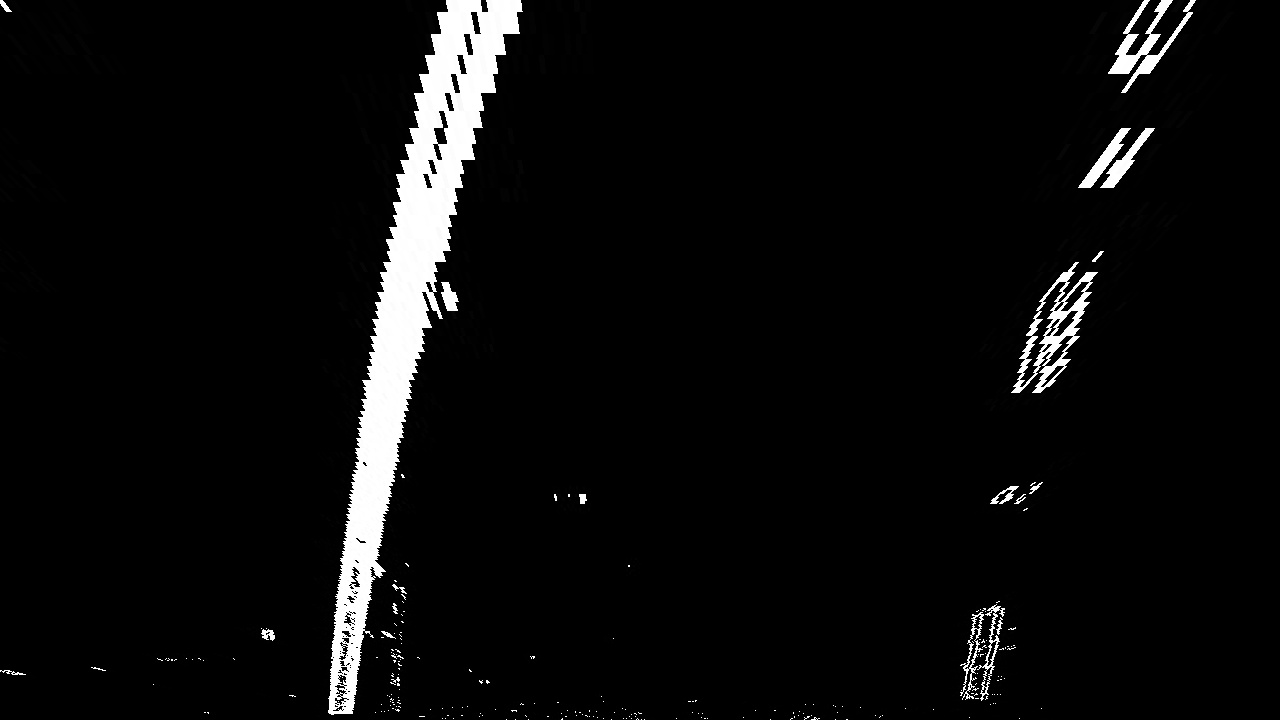
#> input picture examples/test.jpg, 1280 x 720 px
$ python -i output.py   (imports and definitions only)   (older library calls are emulated)
#> lines starting #> are read from the running program, lines starting #| are printed output that depends on the picture
#%% [markdown]
# ## Advanced Lane Finding Project
#
# The goals / steps of this project are the following:
#
# * Compute the camera calibration matrix and distortion coefficients given a set of chessboard images.
# * Apply a distortion correction to raw images.
# * Use color transforms, gradients, etc., to create a thresholded binary image.
# * Apply a perspective transform to rectify binary image ("birds-eye view").
# * Detect lane pixels and fit to find the lane boundary.
# * Determine the curvature of the lane and vehicle position with respect to center.
# * Warp the detected lane boundaries back onto the original image.
# * Output visual display of the lane boundaries and numerical estimation of lane curvature and vehicle position.
#
# ---

#%%
import numpy as np
import cv2
import glob
import matplotlib.pyplot as plt
import matplotlib.image as mpimg
import pickle
import re
from Lane import Line, Lane
from collections import deque
from IPython import get_ipython
from moviepy.editor import VideoFileClip
from IPython.display import HTML

def abs_sobel_thresh(img, orient='x', thresh_min=0, thresh_max=255, kernel=3):

    # Apply the following steps to img
    # 1) Convert to grayscale
    # 2) Take the derivative in x or y given orient = 'x' or 'y'
    # 3) Take the absolute value of the derivative or gradient
    # 4) Scale to 8-bit (0 - 255) then convert to type = np.uint8
    # 5) Create a mask of 1's where the scaled gradient magnitude
            # is > thresh_min and < thresh_max
    # 6) Return this mask as your binary_output image
    gray = cv2.cvtColor(img, cv2.COLOR_RGB2GRAY)
    if orient == 'x':
        abs_sobel = np.absolute(cv2.Sobel(gray, cv2.CV_64F, 1, 0, ksize=kernel))

    if orient == 'y':
        abs_sobel = np.absolute(cv2.Sobel(gray, cv2.CV_64F, 0, 1, ksize=kernel))

    scaled_sobel = np.uint8(255*abs_sobel/np.max(abs_sobel))
    binary_output = np.zeros_like(scaled_sobel)
    binary_output[(scaled_sobel >= thresh_min) & (scaled_sobel <= thresh_max)] = 1

    return binary_output

def mag_threshold(img, sobel_kernel=3, mag_thresh=(0, 255)):

    # Apply the following steps to img
    # 1) Convert to grayscale
    gray = cv2.cvtColor(img, cv2.COLOR_RGB2GRAY)

    # 2) Take the gradient in x and y separately
    sobelX = cv2.Sobel(gray, cv2.CV_64F, 1, 0, ksize=sobel_kernel)
    sobelY = cv2.Sobel(gray, cv2.CV_64F, 0, 1, ksize=sobel_kernel)

    # 3) Calculate the magnitude
    gradmag = np.sqrt(sobelX**2 + sobelY**2)

    # 4) Scale to 8-bit (0 - 255) and convert to type = np.uint8
    scale_factor = np.max(gradmag)/255
    gradmag = (gradmag/scale_factor).astype(np.uint8)

    # 5) Create a binary mask where mag thresholds are met
    binary_output = np.zeros_like(gradmag)
    binary_output[(gradmag >= mag_thresh[0]) & (gradmag <= mag_thresh[1])] = 1

    # 6) Return this mask as your binary_output image
    return binary_output

def dir_threshold(img, sobel_kernel=3, thresh=(0, np.pi/2)):

    # Apply the following steps to img
    # 1) Convert to grayscale
    gray = cv2.cvtColor(img, cv2.COLOR_RGB2GRAY)
    # 2) Take the gradient in x and y separately
    sobelx = cv2.Sobel(gray, cv2.CV_64F, 1, 0, ksize=sobel_kernel)
    sobely = cv2.Sobel(gray, cv2.CV_64F, 0, 1, ksize=sobel_kernel)
    # 3) Take the absolute value of the x and y gradients
    # 4) Use np.arctan2(abs_sobely, abs_sobelx) to calculate the direction of the gradient
    absgraddir = np.arctan2(np.absolute(sobely), np.absolute(sobelx))
    # 5) Create a binary mask where direction thresholds are met
    binary_output =  np.zeros_like(absgraddir)
    binary_output[(absgraddir >= thresh[0]) & (absgraddir <= thresh[1])] = 1
    # 6) Return this mask as your binary_output image
    return binary_output

def colorBinary(hsv, low, high):
    h = hsv[:,:,0]
    s = hsv[:,:,1]
    v = hsv[:,:,2]

    h_binary = np.zeros_like(h)
    h_binary[(h >= low[0]) & (h <= high[0])] = 1

    s_binary = np.zeros_like(s)
    s_binary[(s >= low[1]) & (s <= high[1])] = 1

    v_binary = np.zeros_like(v)
    v_binary[(v >= low[2]) & (v <= high[2])] = 1

    color_binary = np.zeros_like(h)
    color_binary[(h_binary == 1) & (s_binary == 1) & (v_binary == 1)] = 1
    return color_binary

def processColorGradient(img, s_thresh=(170, 255), h_thresh=(15, 100), sx_thresh=(20, 100), sy_thresh=(40, 100), mag_thresh=(40, 100), dir_thresh=(0, np.pi/2), kernel=3):
    img = np.copy(img)

    sxbinary = abs_sobel_thresh(img, orient='x', thresh_min=sx_thresh[0], thresh_max=sx_thresh[1], kernel=kernel)
    sybinary = abs_sobel_thresh(img, orient='y', thresh_min=sy_thresh[0], thresh_max=sy_thresh[1], kernel=kernel)
    mag_binary = mag_threshold(img, sobel_kernel=kernel, mag_thresh=mag_thresh)
    dir_binary = dir_threshold(img, sobel_kernel=kernel, thresh=dir_thresh)

    # Convert to HLS color space and separate the V channel
    hls = cv2.cvtColor(img, cv2.COLOR_RGB2HLS)
    h_channel = hls[:,:,0]
    s_channel = hls[:,:,2]

    # Threshold color channel
    h_binary = np.zeros_like(h_channel)
    h_binary[(h_channel >= h_thresh[0]) & (h_channel <= h_thresh[1])] = 1

    s_binary = np.zeros_like(s_channel)
    s_binary[(s_channel >= s_thresh[0]) & (s_channel <= s_thresh[1])] = 1

    # Identify Yellow and White color by HSV
    hsv = cv2.cvtColor(img, cv2.COLOR_RGB2HSV)
    yellow = colorBinary(hsv, (5, 100, 100), (75, 255, 255))
    white = colorBinary(hsv, (19, 0, 255-72), (255, 72, 255))

    yorw = np.zeros_like(sxbinary)
    yorw[(yellow == 1) | (white == 1)] = 1

    # Combine the binary thresholds
    combined_binary = np.zeros_like(sxbinary)
    # combined_binary[ (yorw == 1) & (((s_binary == 1) & (h_binary == 1) ) | ((sxbinary == 1) & (sybinary == 1)) | ((mag_binary == 1) & (dir_binary == 1))) ] = 1
    # combined_binary[ ((s_binary == 1) & ((h_binary == 1) | (yorw == 1)) ) | ((sxbinary == 1) & (sybinary == 1)) | ((mag_binary == 1) & (dir_binary == 1)) ] = 1
    combined_binary[ ((s_binary == 1) & (h_binary == 1)) | (sxbinary == 1) | ((yorw == 1) & (mag_binary == 1) & (dir_binary == 1)) ] = 1
    return combined_binary

# Warp image by using Perspective Transform
# [154 lines left out: functions warper, find_lane_pixels, find_fit_polynomial, fit_poly, search_around_poly, not called in this run]

prev_lanes = deque(maxlen=5)
# [1 line not run here, left out]
# [1 line that did not run here, left out]
# [1 line that did not run here, left out]

# Calculates the curvature of polynomial functions in pixels.
# [13 lines left out: function measure_curvature_pixels, not called in this run]

def polynomial_x(y, fit):
    return fit[0]*(y)**2 + fit[1]*y + fit[2]

# [170 lines left out: functions addText, drawLine, processImage, not called in this run]

#%%
# output = '../output_videos/project_video.mp4'
# # clip1 = VideoFileClip("../project_video.mp4").subclip(20,24)
# clip1 = VideoFileClip("../project_video.mp4")
# clip = clip1.fl_image(processImage) #NOTE: this function expects color images!!
# clip.write_videofile(output, audio=False)
# # get_ipython().run_line_magic('time', 'clip.write_videofile(output, audio=False)')

#%%
output = '../output_videos/challenge_video.mp4'
# [1 line that did not run here, left out]
# clip1 = VideoFileClip("../challenge_video.mp4")
# [1 line that did not run here, left out]
# [1 line not run here, left out]
# get_ipython().run_line_magic('time', 'clip.write_videofile(output, audio=False)')

>>> import cv2
>>> picture = cv2.cvtColor(cv2.imread('../examples/test.jpg'), cv2.COLOR_BGR2RGB)
#> picture is the input picture: shape (720, 1280, 3); min 0, max 255, mean 11.9
>>> result = processColorGradient(picture)
#> in processColorGradient, `sxbinary = abs_sobel_thresh(img, orient='x', thresh_min=sx_thresh[0], ..`:
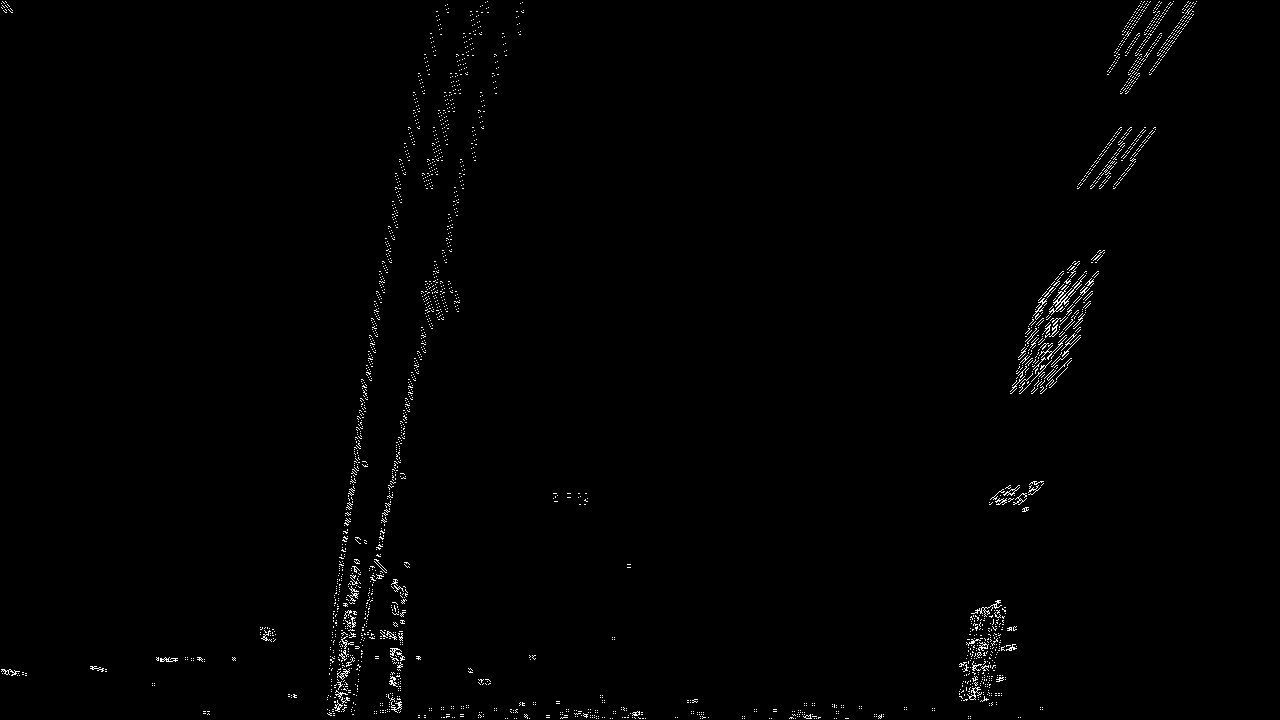
#> sxbinary: shape (720, 1280); values 0 (black) and 1 (white), 0.84% white in thin lines or dots
#> in processColorGradient, `sybinary = abs_sobel_thresh(img, orient='y', thresh_min=sy_thresh[0], ..`:
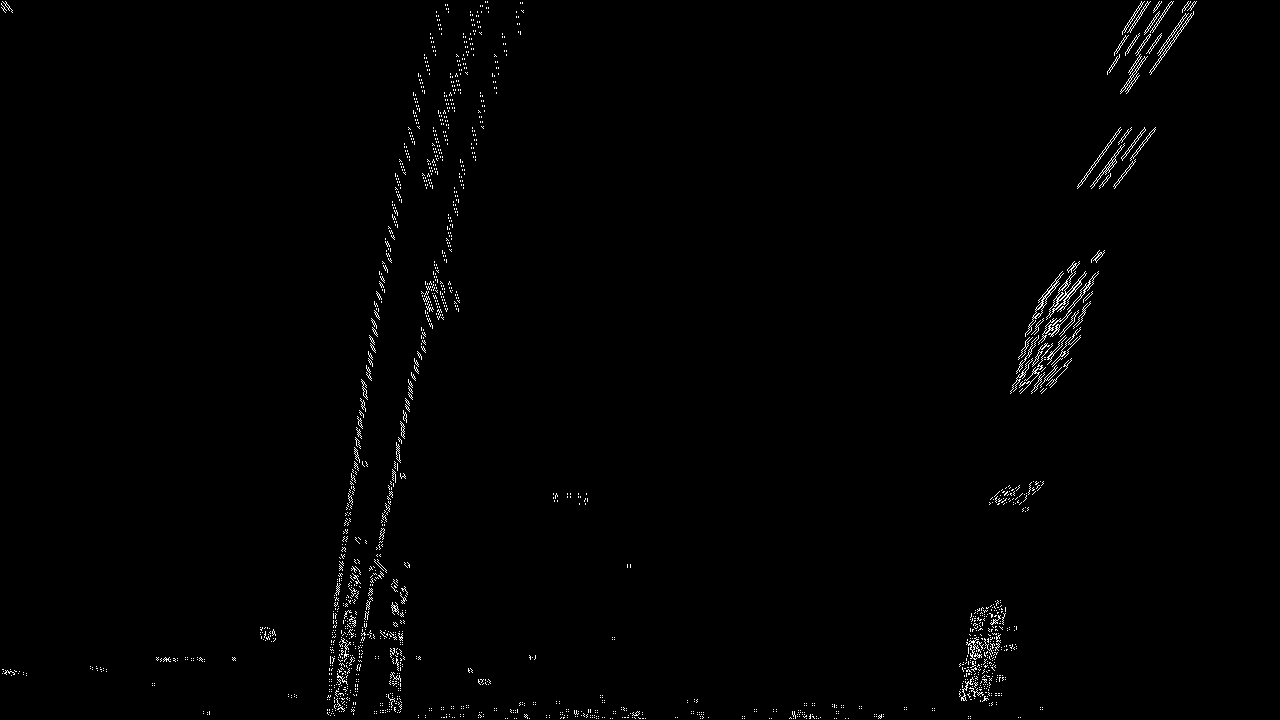
#> sybinary: shape (720, 1280); values 0 (black) and 1 (white), 0.93% white in thin lines or dots
#> in mag_threshold, `sobelX = cv2.Sobel(gray, cv2.CV_64F, 1, 0, ksize=sobel_kernel)`:
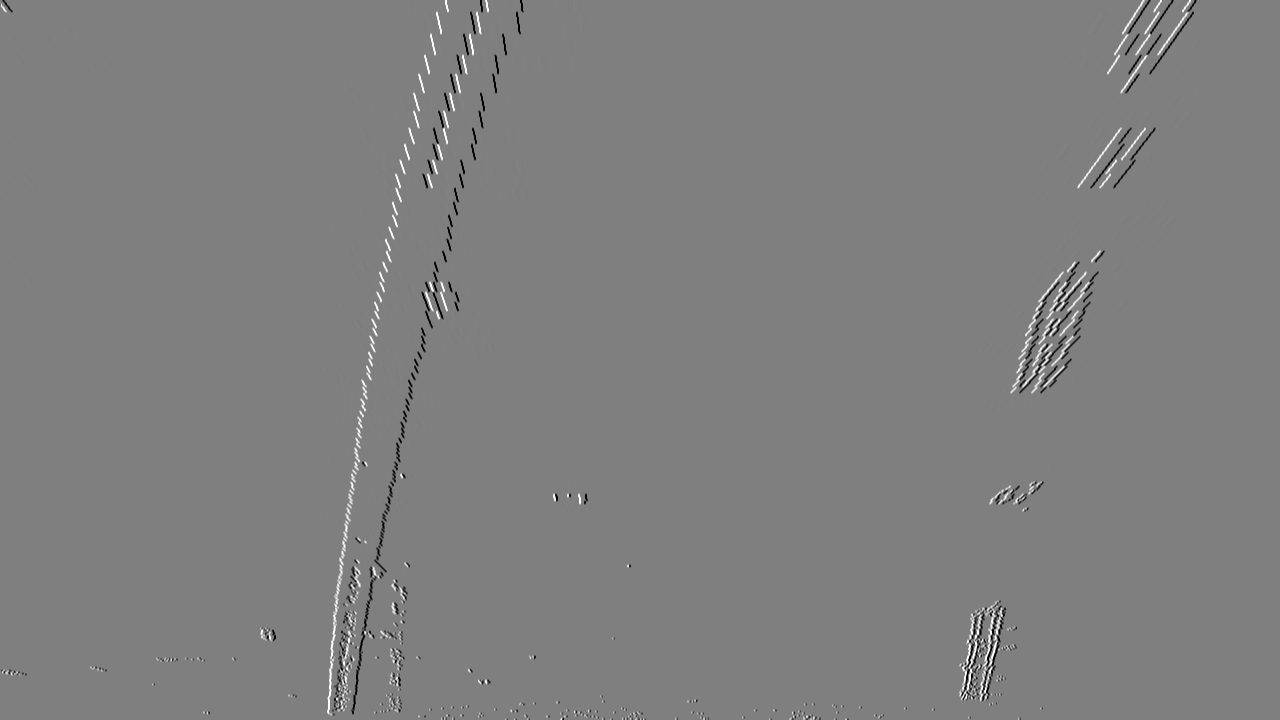
#> sobelX: shape (720, 1280) float64; min -1020, max 1020, mean 0; drawn with min black and max white
#> in mag_threshold, `scale_factor = np.max(gradmag)/255`: scale_factor = 4.47
#> in processColorGradient, `mag_binary = mag_threshold(img, sobel_kernel=kernel, mag_thresh=mag_th..`: mag_binary: shape (720, 1280); values 0 (black) and 1 (white), 0.64% white in thin lines or dots
#> in dir_threshold, `absgraddir = np.arctan2(np.absolute(sobely), np.absolute(sobelx))`:
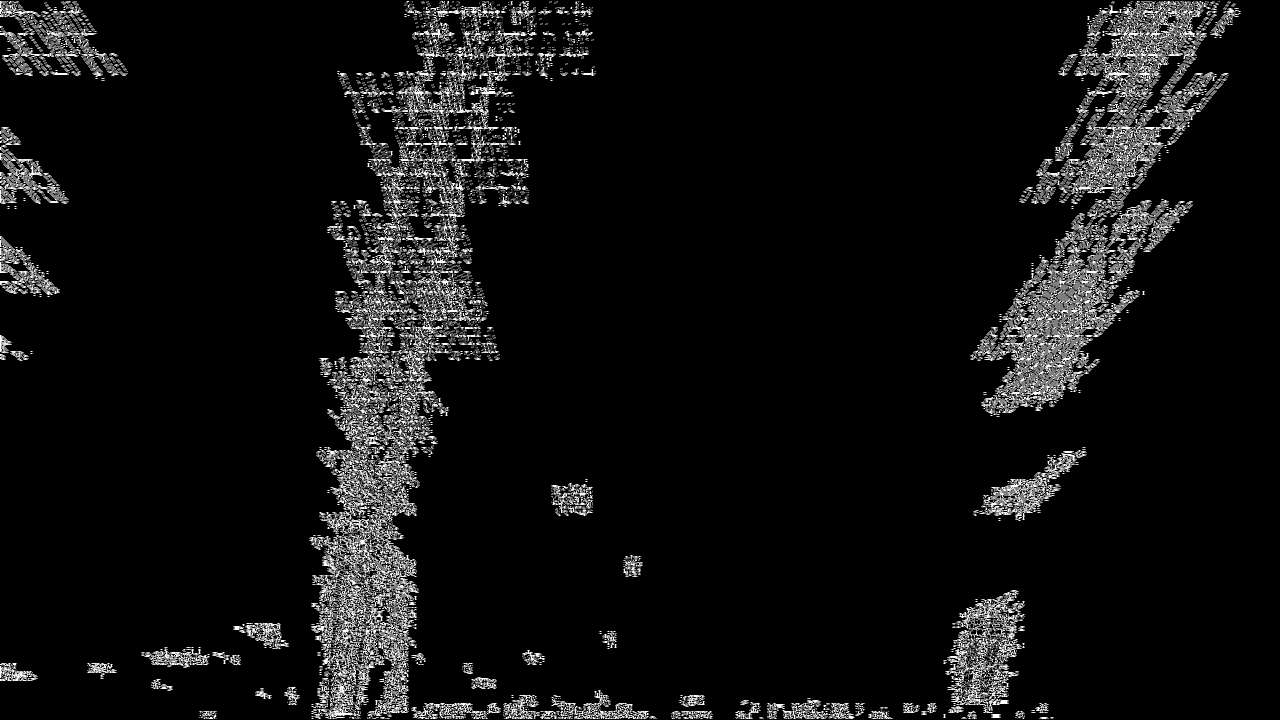
#> absgraddir: shape (720, 1280) float64; min 0, max 1.57, mean 0.104; drawn with min black and max white
#> in processColorGradient, `dir_binary = dir_threshold(img, sobel_kernel=kernel, thresh=dir_thresh)`: dir_binary: shape (720, 1280) float64; every value is 1
#> in processColorGradient, `hls = cv2.cvtColor(img, cv2.COLOR_RGB2HLS)`: hls: shape (720, 1280, 3); mean of channels 0, 1, 2 0, 11.9, 0
#> in processColorGradient, `h_channel = hls[:,:,0]`: h_channel: shape (720, 1280); every value is 0
#> in processColorGradient, `hsv = cv2.cvtColor(img, cv2.COLOR_RGB2HSV)`: hsv: shape (720, 1280, 3); mean H, S, V 0, 0, 11.9
